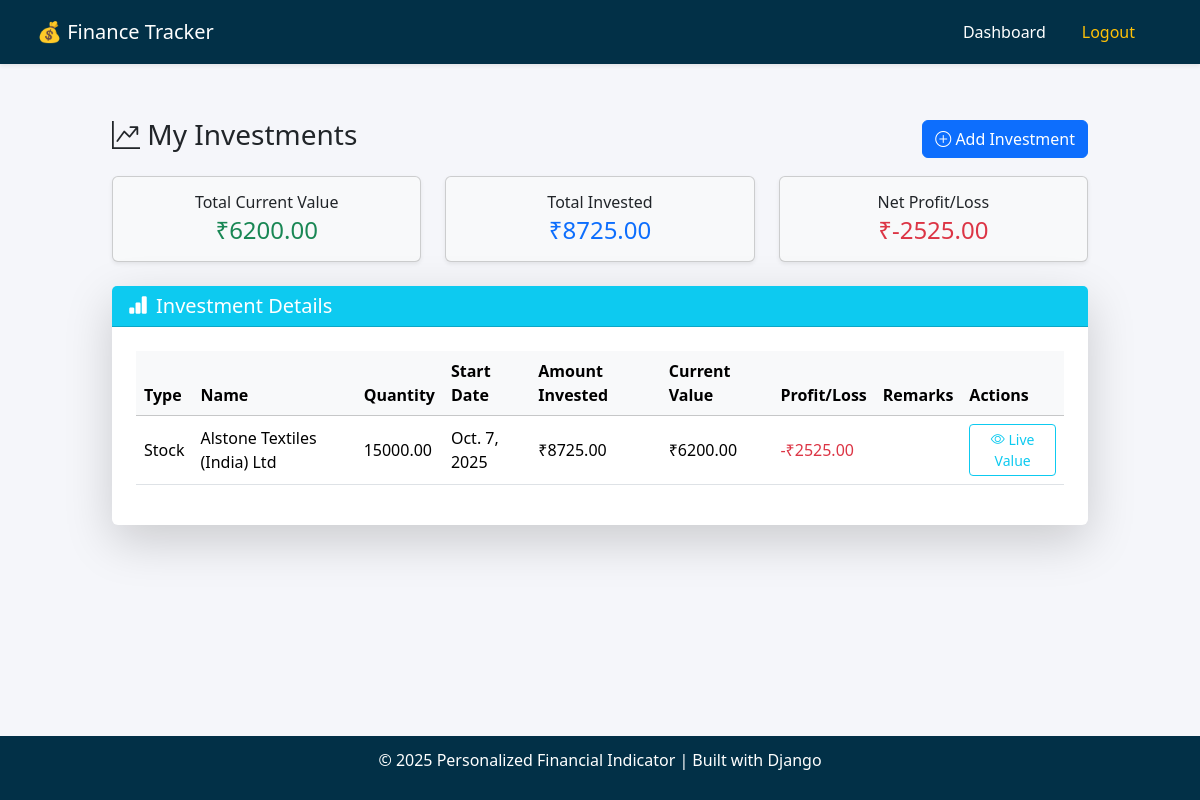
Page /investments/ (signed in) on the committed database.
### authentication/models.py (models this page shows, shortened)
class Investment(models.Model):
    INVESTMENT_TYPES = [
        ('MF', 'Mutual Fund'),
        ('STOCK', 'Stock'),
        ('FD', 'Fixed Deposit'),
        ('RD', 'Recurring Deposit'),
        ('GOLD', 'Gold'),
        ('CRYPTO', 'Crypto'),
        ('BOND', 'Bond'),
        ('OTHERS', 'Others'),
    ]
    user = models.ForeignKey(User, on_delete=models.CASCADE)
    investment_type = models.CharField(max_length=20, choices=INVESTMENT_TYPES)
    instrument_name = models.CharField(max_length=100)
    quantity = models.DecimalField(max_digits=10, decimal_places=2, blank=True, null=True, help_text="Number of shares/units (for stocks/MF)")
    amount_invested = models.DecimalField(max_digits=12, decimal_places=2)
    current_value = models.DecimalField(max_digits=12, decimal_places=2)
    start_date = models.DateField()
    remarks = models.CharField(max_length=255, blank=True)
    last_updated = models.DateTimeField(auto_now=True)

### authentication/views.py (the view)
# urls.py: path('investments/', views.investment_list, name='investment_list'),
@login_required(login_url='login')
def investment_list(request):
    investments = Investment.objects.filter(user=request.user).order_by('-last_updated')
    for inv in investments:
        inv.gain = inv.current_value - inv.amount_invested
    total_current = sum(inv.current_value for inv in investments)
    total_invested = sum(inv.amount_invested for inv in investments)
    profit_loss = total_current - total_invested
    return render(request, 'authentication/investment_list.html', {
        'investments': investments,
        'total_current': total_current,
        'total_invested': total_invested,
        'profit_loss': profit_loss,
    })

### authentication/templates/authentication/investment_list.html
{% extends 'base.html' %}
{% block content %}
<link href="https://cdn.jsdelivr.net/npm/bootstrap-icons@1.11.1/font/bootstrap-icons.css" rel="stylesheet">
<div class="container mt-4 mb-4" style="max-width: 1000px;">
  <div class="d-flex justify-content-between align-items-center mb-3">
    <h3><i class="bi bi-graph-up-arrow"></i> My Investments</h3>
    <a href="{% url 'investment_add' %}" class="btn btn-primary">
      <i class="bi bi-plus-circle"></i> Add Investment
    </a>
  </div>
  <div class="row mb-4">
    <div class="col">
      <div class="card bg-light shadow-sm">
        <div class="card-body text-center">
          <h6 class="mb-1">Total Current Value</h6>
          <h4 class="text-success mb-0">₹{{ total_current }}</h4>
        </div>
      </div>
    </div>
    <div class="col">
      <div class="card bg-light shadow-sm">
        <div class="card-body text-center">
          <h6 class="mb-1">Total Invested</h6>
          <h4 class="text-primary mb-0">₹{{ total_invested }}</h4>
        </div>
      </div>
    </div>
    <div class="col">
      <div class="card bg-light shadow-sm">
        <div class="card-body text-center">
          <h6 class="mb-1">Net Profit/Loss</h6>
          <h4 class="{% if profit_loss >= 0 %}text-success{% else %}text-danger{% endif %} mb-0">₹{{ profit_loss }}</h4>
        </div>
      </div>
    </div>
  </div>
  <div class="card shadow-lg border-0">
    <div class="card-header bg-info text-white">
      <h5 class="mb-0"><i class="bi bi-bar-chart-fill me-2"></i>Investment Details</h5>
    </div>
    <div class="card-body p-4">
      {% if investments %}
        <div class="table-responsive">
          <table class="table table-hover align-middle">
            <thead class="table-light">
              <tr>
                <th>Type</th>
                <th>Name</th>
                <th>Quantity</th>
                <th>Start Date</th>
                <th>Amount Invested</th>
                <th>Current Value</th>
                <th>Profit/Loss</th>
                <th>Remarks</th>
                <th>Actions</th>
              </tr>
            </thead>
            <tbody>
              {% for inv in investments %}
              <tr>
                <td>{{ inv.get_investment_type_display }}</td>
                <td>{{ inv.instrument_name }}</td>
                <td>{{ inv.quantity|default:"--" }}</td>
                <td>{{ inv.start_date }}</td>
                <td>₹{{ inv.amount_invested }}</td>
                <td>₹{{ inv.current_value }}</td>
                <td>
                  {% if inv.gain > 0 %}
                    <span class="text-success">+₹{{ inv.gain|floatformat:2 }}</span>
                  {% elif inv.gain < 0 %}
                    <span class="text-danger">-₹{{ inv.gain|floatformat:2|slice:"1:" }}</span>
                  {% else %}
                    <span>₹0.00</span>
                  {% endif %}
                </td>
                <td>{{ inv.remarks }}</td>
                <td>
                  {% if inv.investment_type == 'STOCK' %}
                    <a href="https://finance.yahoo.com/quote/{{ inv.instrument_name }}.NS" target="_blank" class="btn btn-sm btn-outline-info" title="View Live Market Value">
                      <i class="bi bi-eye"></i> Live Value
                    </a>
                  {% endif %}
                </td>
              </tr>
              {% endfor %}
            </tbody>
          </table>
        </div>
      {% else %}
        <div class="alert alert-warning text-center">
          No investments found. Start by <a href="{% url 'investment_add' %}">adding one</a>!
        </div>
      {% endif %}
    </div>
  </div>
</div>
{% endblock %}

### authentication/templates/base.html (style rules this page uses)
body { background-color: #f5f6fa; }

### rows in the picture
Investment: investment_type "Stock", instrument_name "Alstone Textiles (India) Ltd", quantity "15000.00", start_date "Oct. 7, 2025", amount_invested "8725.00", current_value "6200.00", gain "2525.00"

### other values in the picture
{{ total_current }} "6200.00"
{{ total_invested }} "8725.00"
{{ profit_loss }} "-2525.00"
